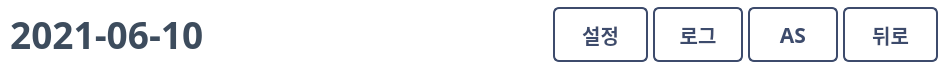
    <widget class="QFrame" name="top_frame">
     <property name="minimumSize">
      <size>
       <width>0</width>
       <height>70</height>
      </size>
     </property>
     <property name="maximumSize">
      <size>
       <width>16777215</width>
       <height>70</height>
      </size>
     </property>
     <property name="styleSheet">
      <string notr="true">background-color:white;</string>
     </property>
     <property name="frameShape">
      <enum>QFrame::NoFrame</enum>
     </property>
     <property name="frameShadow">
      <enum>QFrame::Raised</enum>
     </property>
     <layout class="QHBoxLayout" name="horizontalLayout">
      <property name="spacing">
       <number>0</number>
      </property>
      <property name="leftMargin">
       <number>0</number>
      </property>
      <property name="topMargin">
       <number>0</number>
      </property>
      <property name="rightMargin">
       <number>0</number>
      </property>
      <property name="bottomMargin">
       <number>0</number>
      </property>
      <item alignment="Qt::AlignRight">
       <widget class="QFrame" name="top_date_frame">
        <property name="maximumSize">
         <size>
          <width>1036</width>
          <height>16777215</height>
         </size>
        </property>
        <property name="layoutDirection">
         <enum>Qt::RightToLeft</enum>
        </property>
        <property name="frameShape">
         <enum>QFrame::NoFrame</enum>
        </property>
        <property name="frameShadow">
         <enum>QFrame::Raised</enum>
        </property>
        <layout class="QVBoxLayout" name="verticalLayout_3">
         <property name="spacing">
          <number>0</number>
         </property>
         <property name="leftMargin">
          <number>10</number>
         </property>
         <property name="topMargin">
          <number>0</number>
         </property>
         <property name="rightMargin">
          <number>0</number>
         </property>
         <property name="bottomMargin">
          <number>0</number>
         </property>
         <item>
          <widget class="QPushButton" name="date_btn">
           <property name="maximumSize">
            <size>
             <width>260</width>
             <height>16777215</height>
            </size>
           </property>
           <property name="font">
            <font>
             <family>맑은 고딕</family>
             <pointsize>28</pointsize>
             <weight>75</weight>
             <italic>false</italic>
             <bold>true</bold>
            </font>
           </property>
           <property name="cursor">
            <cursorShape>ForbiddenCursor</cursorShape>
           </property>
           <property name="layoutDirection">
            <enum>Qt::RightToLeft</enum>
           </property>
           <property name="styleSheet">
            <string notr="true">color: #3D4C5D;
border:none;
background:none;</string>
           </property>
           <property name="text">
            <string>2021-06-10 </string>
           </property>
           <property name="icon">
            <iconset>
             <normaloff>../img/calendar_blue.png</normaloff>../img/calendar_blue.png</iconset>
           </property>
           <property name="iconSize">
            <size>
             <width>33</width>
             <height>33</height>
            </size>
           </property>
          </widget>
         </item>
        </layout>
       </widget>
      </item>
      <item>
       <widget class="QFrame" name="top_title_frame">
        <property name="frameShape">
         <enum>QFrame::NoFrame</enum>
        </property>
        <property name="frameShadow">
         <enum>QFrame::Raised</enum>
        </property>
        <layout class="QVBoxLayout" name="verticalLayout_2">
         <property name="spacing">
          <number>0</number>
         </property>
         <property name="leftMargin">
          <number>0</number>
         </property>
         <property name="topMargin">
          <number>0</number>
         </property>
         <property name="rightMargin">
          <number>0</number>
         </property>
         <property name="bottomMargin">
          <number>0</number>
         </property>
         <item alignment="Qt::AlignHCenter">
          <widget class="QLabel" name="title_label">
           <property name="enabled">
            <bool>true</bool>
           </property>
           <property name="minimumSize">
            <size>
             <width>340</width>
             <height>38</height>
            </size>
           </property>
           <property name="maximumSize">
            <size>
             <width>340</width>
             <height>38</height>
            </size>
           </property>
           <property name="styleSheet">
            <string notr="true">border:none;</string>
           </property>
           <property name="text">
            <string/>
           </property>
           <property name="pixmap">
            <pixmap>../img/title.png</pixmap>
           </property>
           <property name="scaledContents">
            <bool>true</bool>
           </property>
          </widget>
         </item>
        </layout>
       </widget>
      </item>
      <item alignment="Qt::AlignRight">
       <widget class="QFrame" name="top_btns_frame">
        <property name="maximumSize">
         <size>
          <width>400</width>
          <height>70</height>
         </size>
        </property>
        <property name="styleSheet">
         <string notr="true">QPushButton#as_btn, #log_btn, #set_btn, #back_btn{
border: 2px solid #3D4B6C; 
color: #3D4B6C; 
border-radius: 6px;
}
QPushButton#as_btn:pressed, #log_btn:pressed, #set_btn:pressed, #back_btn:pressed{
background: #f2f2f2;
}</string>
        </property>
        <property name="frameShape">
         <enum>QFrame::NoFrame</enum>
        </property>
        <property name="frameShadow">
         <enum>QFrame::Raised</enum>
        </property>
        <layout class="QHBoxLayout" name="horizontalLayout_2">
         <property name="spacing">
          <number>5</number>
         </property>
         <property name="leftMargin">
          <number>0</number>
         </property>
         <property name="topMargin">
          <number>0</number>
         </property>
         <property name="rightMargin">
          <number>10</number>
         </property>
         <property name="bottomMargin">
          <number>0</number>
         </property>
         <item>
          <widget class="QPushButton" name="set_btn">
           <property name="minimumSize">
            <size>
             <width>95</width>
             <height>55</height>
            </size>
           </property>
           <property name="maximumSize">
            <size>
             <width>95</width>
             <height>55</height>
            </size>
           </property>
           <property name="font">
            <font>
             <family>맑은 고딕</family>
             <pointsize>15</pointsize>
             <weight>75</weight>
             <italic>false</italic>
             <bold>true</bold>
            </font>
           </property>
           <property name="cursor">
            <cursorShape>PointingHandCursor</cursorShape>
           </property>
           <property name="toolTip">
            <string>설정</string>
           </property>
           <property name="text">
            <string>설정</string>
           </property>
           <property name="icon">
            <iconset>
             <normaloff>../img/setting_blue.png</normaloff>../img/setting_blue.png</iconset>
           </property>
           <property name="iconSize">
            <size>
             <width>32</width>
             <height>32</height>
            </size>
           </property>
          </widget>
         </item>
         <item>
          <widget class="QPushButton" name="log_btn">
           <property name="minimumSize">
            <size>
             <width>90</width>
             <height>55</height>
            </size>
           </property>
           <property name="maximumSize">
            <size>
             <width>90</width>
             <height>55</height>
            </size>
           </property>
           <property name="font">
            <font>
             <family>맑은 고딕</family>
             <pointsize>15</pointsize>
             <weight>75</weight>
             <italic>false</italic>
             <bold>true</bold>
            </font>
           </property>
           <property name="cursor">
            <cursorShape>PointingHandCursor</cursorShape>
           </property>
           <property name="toolTip">
            <string>로그</string>
           </property>
           <property name="text">
            <string>로그</string>
           </property>
           <property name="icon">
            <iconset>
             <normaloff>../img/log_blue.png</normaloff>../img/log_blue.png</iconset>
           </property>
           <property name="iconSize">
            <size>
             <width>27</width>
             <height>27</height>
            </size>
           </property>
          </widget>
         </item>
         <item>
          <widget class="QPushButton" name="as_btn">
           <property name="minimumSize">
            <size>
             <width>90</width>
             <height>55</height>
            </size>
           </property>
           <property name="maximumSize">
            <size>
             <width>90</width>
             <height>55</height>
            </size>
           </property>
           <property name="font">
            <font>
             <family>맑은 고딕</family>
             <pointsize>16</pointsize>
             <weight>75</weight>
             <italic>false</italic>
             <bold>true</bold>
            </font>
           </property>
           <property name="cursor">
            <cursorShape>PointingHandCursor</cursorShape>
           </property>
           <property name="toolTip">
            <string>원격접속</string>
           </property>
           <property name="text">
            <string>AS</string>
           </property>
           <property name="icon">
            <iconset>
             <normaloff>../img/remote_blue.png</normaloff>../img/remote_blue.png</iconset>
           </property>
           <property name="iconSize">
            <size>
             <width>30</width>
             <height>30</height>
            </size>
           </property>
          </widget>
         </item>
         <item>
          <widget class="QPushButton" name="back_btn">
           <property name="minimumSize">
            <size>
             <width>95</width>
             <height>55</height>
            </size>
           </property>
           <property name="maximumSize">
            <size>
             <width>95</width>
             <height>55</height>
            </size>
           </property>
           <property name="font">
            <font>
             <family>맑은 고딕</family>
             <pointsize>15</pointsize>
             <weight>75</weight>
             <italic>false</italic>
             <bold>true</bold>
            </font>
           </property>
           <property name="cursor">
            <cursorShape>PointingHandCursor</cursorShape>
           </property>
           <property name="toolTip">
            <string>닫기</string>
           </property>
           <property name="text">
            <string>뒤로</string>
           </property>
           <property name="icon">
            <iconset>
             <normaloff>../img/back_blue.png</normaloff>../img/back_blue.png</iconset>
           </property>
           <property name="iconSize">
            <size>
             <width>36</width>
             <height>36</height>
            </size>
           </property>
          </widget>
         </item>
        </layout>
       </widget>
      </item>
     </layout>
    </widget>
